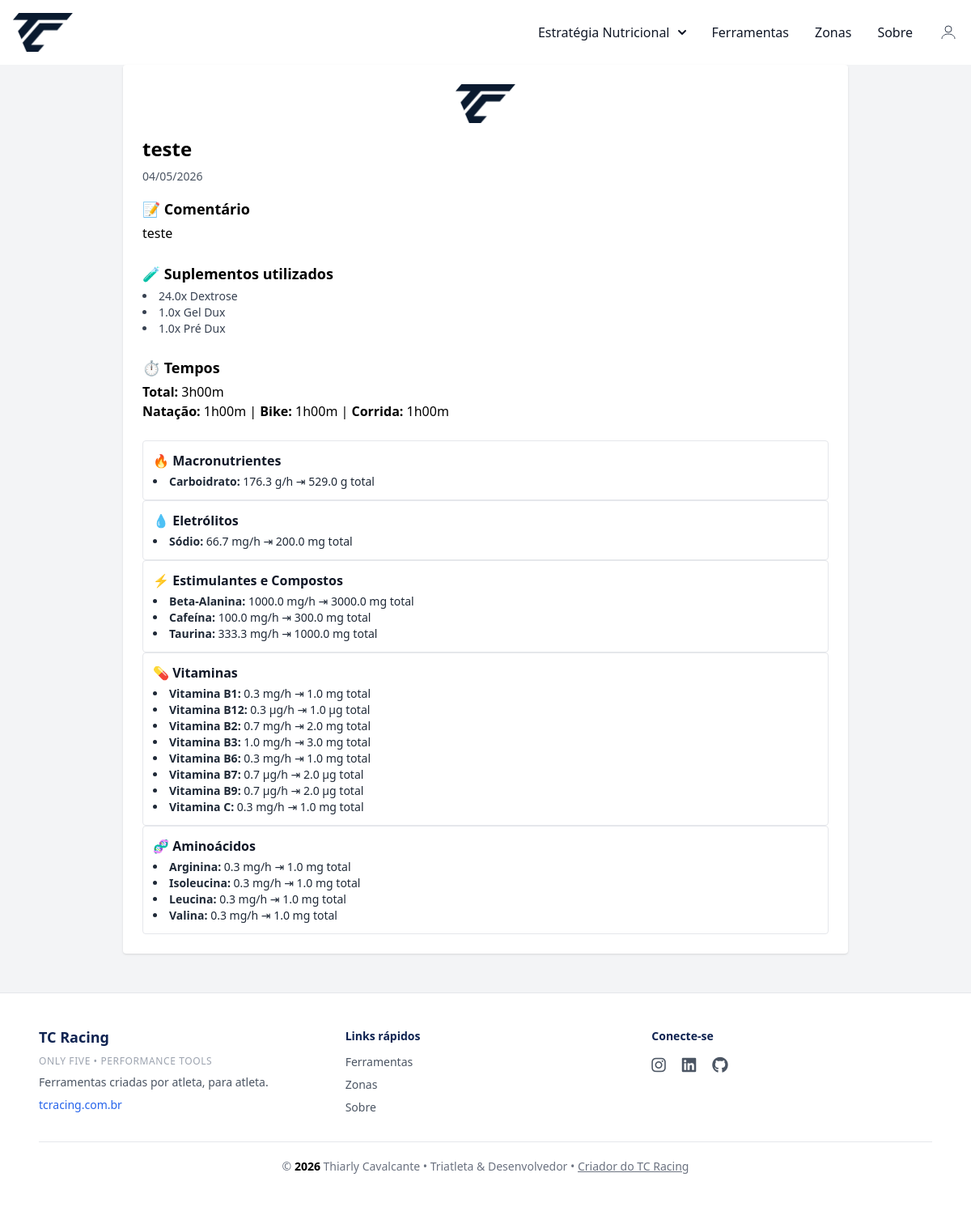
The page /resumo/print/21 (signed in) on the database its author committed.
### conversor/models.py (models this page shows, shortened)
class ResumoSalvo(database.Model):
    __tablename__ = 'resumos_salvos'
    id = database.Column(database.Integer, primary_key=True)
    pessoa_id = database.Column(database.Integer, database.ForeignKey('pessoas.id'), nullable=True)
    user_id = database.Column(database.Integer, database.ForeignKey('user.id'), nullable=False)
    token_publico = database.Column(database.String(100), unique=True, nullable=True)
    nome_treino = database.Column(database.String(100), nullable=False)
    data = database.Column(database.Date, nullable=False)
    comentario = database.Column(database.Text)
    resumo_dados = database.Column(database.JSON, nullable=False)
    suplementos_utilizados = database.Column(database.Text, nullable=True)  # ✅ Novo campo
    tempo_natacao = database.Column(database.Float)
    tempo_bike = database.Column(database.Float)
    tempo_corrida = database.Column(database.Float)
    tempo_total = database.Column(database.Float)
    ordem = database.Column(database.Integer, nullable=False, default=0)
    pessoa = database.relationship('Pessoa', backref='resumos')
    criado_em = database.Column(database.DateTime, default=datetime.utcnow)

### conversor/router.py (the view)
@app.route("/resumo/print/<int:id>")
@login_required
def print_resumo(id):
    resumo = ResumoSalvo.query.get_or_404(id)
    if resumo.user_id != current_user.id:
        return redirect(url_for('resumo_view'))
    return render_template(
        "resumo_print.html",
        resumo=resumo,
        unidades=UNIDADES_PRINT,
        formatar_tempo_decimal=formatar_tempo_decimal
    )

### conversor/models.py (called while the page is built)
@login_manager.user_loader
def load_user(user_id):
    return User.query.get(int(user_id))

### conversor/templates/resumo_print.html (shortened to what this page needs)
{% extends "base.html" %}
{% block content %}
{% macro formatar_tempo_decimal(decimal) %}
  {% if decimal is not none %}
    {% set horas = decimal|int %}
    {% set minutos = ((decimal - horas) * 60)|round(0, 'floor') %}
    {{ horas }}h{{ "%02d"|format(minutos) }}m
  {% else %}-{% endif %}
{% endmacro %}
<div class="max-w-4xl mx-auto bg-white p-6 rounded shadow print-card print-wrap print-pad">
  <div class="flex items-center justify-center mb-4">
    <img src="{{ url_for('static', filename='image/logotc-navbar.png') }}"
         alt="Logo" class="h-12 print-logo">
  </div>
  <h1 class="text-2xl font-bold mb-2">{{ resumo.nome_treino }}</h1>
  <p class="text-sm text-gray-600 mb-4">{{ resumo.data.strftime('%d/%m/%Y') }}</p>
  {% if resumo.comentario %}
  <div class="mb-6">
    <h2 class="text-lg font-semibold mb-1">📝 Comentário</h2>
    <p class="whitespace-pre-wrap">{{ resumo.comentario }}</p>
  </div>
  {% endif %}
  {% if resumo.suplementos_utilizados %}
  <div class="mb-6">
    <h2 class="text-lg font-semibold mb-1">🧪 Suplementos utilizados</h2>
    <ul class="list-disc list-inside text-sm text-gray-700">
      {% for item in resumo.suplementos_utilizados.split(',') %}
        <li>{{ item.strip() }}</li>
      {% endfor %}
    </ul>
  </div>
  {% endif %}
  <div class="mb-6">
    <h2 class="text-lg font-semibold mb-1">⏱️ Tempos</h2>
    <p><strong>Total:</strong> {{ formatar_tempo_decimal(resumo.tempo_total) }}</p>
    <p>
      <strong>Natação:</strong> {{ formatar_tempo_decimal(resumo.tempo_natacao) }} |
      <strong>Bike:</strong> {{ formatar_tempo_decimal(resumo.tempo_bike) }} |
      <strong>Corrida:</strong> {{ formatar_tempo_decimal(resumo.tempo_corrida) }}
    </p>
  </div>
  {% set ordem = ["Macronutrientes","Eletrólitos","Estimulantes e Compostos","Vitaminas","Aminoácidos"] %}
  {% set ordem_eletrolitos = ["Sódio","Magnésio","Potássio","Cálcio"] %}
  {% set classe_cat = {
    "Macronutrientes":"cat-macro",
    "Eletrólitos":"cat-ele",
    "Estimulantes e Compostos":"cat-stim",
    "Vitaminas":"cat-vit",
    "Aminoácidos":"cat-amino"
  } %}
  <div class="print-grid">
    {% for categoria in ordem %}
      {% if resumo.resumo_dados.get(categoria) %}
        {% set dados = resumo.resumo_dados[categoria] %}
        {% if categoria == "Eletrólitos" %}
          {% set total = namespace(v=0) %}
          {% for k in ordem_eletrolitos %}{% set total.v = total.v + (dados.get(k,0) or 0) %}{% endfor %}
          {% set mostrar = total.v > 0 %}
        {% else %}
          {% set soma = dados.values() | map('float') | sum %}
          {% set mostrar = soma > 0 %}
        {% endif %}
        {% if mostrar %}
        <div class="p-3 rounded border print-item {{ classe_cat.get(categoria,'') }}">
          <h3 class="font-semibold text-gray-900 mb-1">
            {{ "💧" if categoria=="Eletrólitos" else ("🔥" if categoria=="Macronutrientes" else ("⚡" if categoria=="Estimulantes e Compostos" else ("💊" if categoria=="Vitaminas" else "🧬"))) }}
            {{ categoria }}
          </h3>
          <ul class="list-disc list-inside text-sm text-gray-800 print-list">
            {% if categoria == "Eletrólitos" %}
              {% for item in ordem_eletrolitos %}
                {% set valor = dados.get(item,0) %}
                {% if valor > 0 %}
                  <li><strong>{{ item }}:</strong>
                    {{ valor|round(1) }} {{ unidades[categoria].get(item,'') }}/h ⇥
                    {{ (valor * resumo.tempo_total)|round(1) }} {{ unidades[categoria].get(item,'') }} total
                  </li>
                {% endif %}
              {% endfor %}
            {% else %}
              {% for item, valor in dados.items() if valor > 0 %}
                <li><strong>{{ item }}:</strong>
                  {{ valor|round(1) }} {{ unidades[categoria].get(item,'') }}/h ⇥
                  {{ (valor * resumo.tempo_total)|round(1) }} {{ unidades[categoria].get(item,'') }} total
                </li>
              {% endfor %}
            {% endif %}
          </ul>
        </div>
        {% endif %}
      {% endif %}
    {% endfor %}
  </div>
</div>
{% endblock %}

### conversor/static/css/style.css (style rules this page uses)
html { height: 100%; }
body { display: flex; flex-direction: column; min-height: 100vh; margin: 0; }

### rows shown on the page
ResumoSalvo: nome_treino "teste", data "04/05/2026", comentario "teste", (valor*resumo.tempo_total)|round(1) "529.0" "3000.0" "300.0" "1000.0" "1.0" "1.0" "2.0" "3.0" "1.0" "2.0" "2.0" "1.0" "1.0" "1.0" "1.0" "1.0", (valor*resumo.tempo_total)|round(1) "200.0"

### other values the page prints
{{ item.strip() }} "24.0x Dextrose" "1.0x Gel Dux" "1.0x Pré Dux"
{{ horas }} "3 1 1 1"
{{ "%02d"|format(minutos) }} "00 00 00 00"
{{ categoria }} "Macronutrientes" "Eletrólitos" "Estimulantes e Compostos" "Vitaminas" "Aminoácidos"
{{ item }} "Carboidrato" "Beta-Alanina" "Cafeína" "Taurina" "Vitamina B1" "Vitamina B12" "Vitamina B2" "Vitamina B3" "Vitamina B6" "Vitamina B7" "Vitamina B9" "Vitamina C" "Arginina" "Isoleucina" "Leucina" "Valina"
{{ valor|round(1) }} "176.3" "1000.0" "100.0" "333.3" "0.3" "0.3" "0.7" "1.0" "0.3" "0.7" "0.7" "0.3" "0.3" "0.3" "0.3" "0.3"
{{ unidades[categoria].get(item,'') }} "g" "mg" "mg" "mg" "mg" "µg" "mg" "mg" "mg" "µg" "µg" "mg" "mg" "mg" "mg" "mg"
{{ item }} "Sódio"
{{ valor|round(1) }} "66.7"
{{ unidades[categoria].get(item,'') }} "mg"
